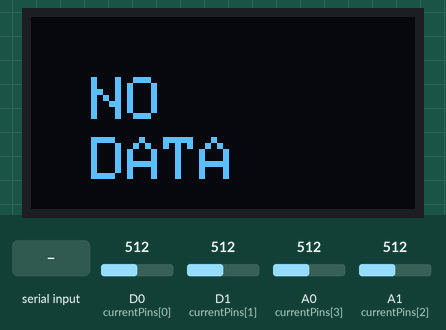
Simulated run of this sketch. Board: STM32 Nucleo. On the bench: 128×64 one-colour display. Inputs (shaded band) come from the test bench; at power-on: D0 (currentPins[0]) = 512, D1 (currentPins[1]) = 512, A0 (currentPins[3]) = 512, A1 (currentPins[2]) = 512 (analog values on the 0–1023 scale). The OLED is the two-colour kind (top 16 rows yellow); what the sketch prints to the serial monitor is not drawn.

Above: at 8.4 s.
8.5 s: "$ESP\n" received over the second serial link
At 10.5 s:
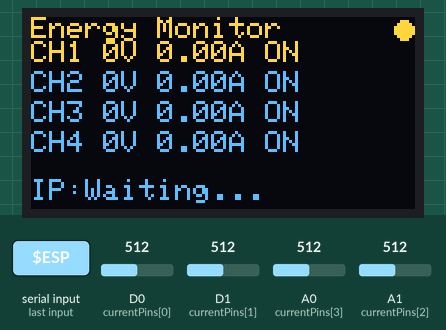
11.5 s: "CAL,1\n" received over Serial
13.1 s: "$ESP,45\n" received over the second serial link
At 14.9 s:
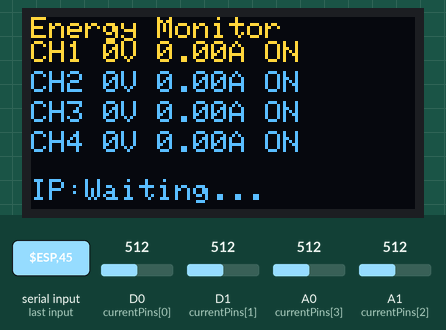
15.1 s: "$ESP90\n" received over the second serial link
16.7 s: "SHOW,1\n" received over Serial
Timing chart, 0 to 19.5 s (numbered marks = the images above; inputs shaded):
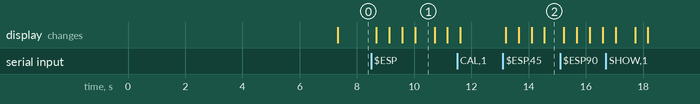

Measured:
- after the input at 8.5 s, the display: first changes after 0.18 s (image 1 shows a later state)
- after the input at 13.1 s, the display: first changes after 0.10 s (image 2 shows a later state)
- what the display in image 1 shows lasts 0.7 s, from 10.0 s to 10.7 s

The sketch:

STM32.ino
```cpp
// ============================================================
// STM32 Nucleo - 4-Channel Current Sensor + OLED + UART
// With calibration: per-channel gain via serial commands
// ============================================================

#include <Wire.h>
#include <Adafruit_GFX.h>
#include <Adafruit_SSD1306.h>

#define SCREEN_WIDTH 128
#define SCREEN_HEIGHT 64
Adafruit_SSD1306 display(SCREEN_WIDTH, SCREEN_HEIGHT, &Wire, -1);

// ==================== UART ====================
HardwareSerial ESPSerial(PA10, PA9);   // RX=PA10, TX=PA9

// ==================== Current Sensor Pins ====================
const int currentPins[4] = {PA3, PA2, PA1, PA0};

// ==================== Calibration ====================
const float mVperAmp = 185.0;          // for 5A ACS712 (change if you have 20A/30A)
const float ADC_REF = 3.3;
const int ADC_RES = 4096;

// Per‑channel gain (adjust via serial)
float CURRENT_CAL[4] = {1.00, 1.00, 1.00, 1.00};

// ==================== Global Variables ====================
float currentRMS[4] = {0,0,0,0};
float smoothI[4] = {0,0,0,0};
const float alpha = 0.85;

float voltage[4] = {0,0,0,0};
bool relay[4] = {1,1,1,1};
float power[4] = {0,0,0,0};
String ipAddress = "Waiting...";

// RMS on‑the‑fly
float iSumSq[4] = {0,0,0,0};
int iSampleCount[4] = {0,0,0,0};
const int I_SAMPLES = 2000;
unsigned long sampleTimer = 0;

float iDCOffset[4] = {0,0,0,0};

String dataStr = "";
unsigned long lastReceive = 0;
unsigned long lastSend = 0;

// ==================== Setup ====================
void setup() {
  Serial.begin(115200);
  ESPSerial.begin(115200);

  analogReadResolution(12);

  Wire.setSDA(PB9);
  Wire.setSCL(PB8);
  Wire.begin();

  if (!display.begin(SSD1306_SWITCHCAPVCC, 0x3C)) while(1);
  display.clearDisplay();
  display.setTextColor(SSD1306_WHITE);
  display.setTextSize(1);
  display.setCursor(0,0);
  display.println("STM32 Ready");
  display.display();

  calibrateOffsets();

  Serial.println("STM32 ready.");
  Serial.println("Commands: CAL<ch> <gain>  e.g. CAL1 1.05");
  Serial.println("          SHOW              print current values");
  Serial.println("          RESET             reset all gains to 1.00");
}

// ==================== Main Loop ====================
void loop() {
  // 1. Sample current at 1 kHz
  if (micros() - sampleTimer >= 1000) {
    sampleTimer = micros();
    for (int ch = 0; ch < 4; ch++) {
      int raw = analogRead(currentPins[ch]);
      float v = (raw / (float)ADC_RES) * ADC_REF - iDCOffset[ch];
      iSumSq[ch] += v * v;
      iSampleCount[ch]++;
      if (iSampleCount[ch] >= I_SAMPLES) {
        float iRms = sqrt(iSumSq[ch] / I_SAMPLES);
        float iReal = iRms / (mVperAmp / 1000.0);
        if (iReal < 0.01) iReal = 0.0;
        if (smoothI[ch] == 0) smoothI[ch] = iReal;
        else smoothI[ch] = alpha * iReal + (1 - alpha) * smoothI[ch];
        currentRMS[ch] = smoothI[ch] * CURRENT_CAL[ch];
        power[ch] = voltage[ch] * currentRMS[ch];
        iSumSq[ch] = 0;
        iSampleCount[ch] = 0;
      }
    }
  }

  // 2. Send current to ESP32 every 200ms
  if (millis() - lastSend >= 200) {
    char buf[60];
    char s1[10], s2[10], s3[10], s4[10];
    dtostrf(currentRMS[0], 6, 3, s1);
    dtostrf(currentRMS[1], 6, 3, s2);
    dtostrf(currentRMS[2], 6, 3, s3);
    dtostrf(currentRMS[3], 6, 3, s4);
    sprintf(buf, "$CUR,%s,%s,%s,%s\n", s1, s2, s3, s4);
    ESPSerial.print(buf);
    lastSend = millis();
  }

  // 3. Receive from ESP32
  while (ESPSerial.available()) {
    char c = ESPSerial.read();
    if (c == '\n') {
      dataStr.trim();
      if (dataStr.length() > 0) {
        Serial.print("Received -> ");
        Serial.println(dataStr);
        if (dataStr.startsWith("$ESP")) {
          parseVoltageRelay(dataStr);
          lastReceive = millis();
        }
      }
      dataStr = "";
    } else if (c != '\r') {
      dataStr += c;
    }
  }

  // 4. Update OLED
  static unsigned long lastDisplay = 0;
  if (millis() - lastDisplay >= 200) {
    updateDisplay();
    lastDisplay = millis();
  }

  // 5. Handle serial commands
  handleSerialCommands();
}

// ==================== Calibration (zero offset) ====================
void calibrateOffsets() {
  Serial.println("Calibrating offsets... (NO LOAD)");
  const int calSamples = 5000;
  float iSum[4] = {0,0,0,0};
  for (int i = 0; i < calSamples; i++) {
    for (int ch = 0; ch < 4; ch++) {
      int raw = analogRead(currentPins[ch]);
      float v = (raw / (float)ADC_RES) * ADC_REF;
      iSum[ch] += v;
    }
    delayMicroseconds(1000);
  }
  for (int ch = 0; ch < 4; ch++) {
    iDCOffset[ch] = iSum[ch] / calSamples;
    Serial.printf("CH%d offset = %.3f V\n", ch+1, iDCOffset[ch]);
  }
  Serial.println("Zero offset calibration done.");
}

// ==================== Serial Commands ====================
void handleSerialCommands() {
  if (Serial.available()) {
    String cmd = Serial.readStringUntil('\n');
    cmd.trim();

    if (cmd.startsWith("CAL")) {
      // Format: CAL1 1.05
      int ch = cmd.substring(3,4).toInt() - 1;
      if (ch >= 0 && ch < 4) {
        float val = cmd.substring(5).toFloat();
        if (val > 0) {
          CURRENT_CAL[ch] = val;
          Serial.printf("CH%d gain set to %.3f\n", ch+1, CURRENT_CAL[ch]);
        } else {
          Serial.println("Invalid gain (must be > 0)");
        }
      } else {
        Serial.println("Invalid channel (1-4)");
      }
    }
    else if (cmd == "SHOW") {
      debugPrintCurrent();
    }
    else if (cmd == "RESET") {
      for (int i = 0; i < 4; i++) CURRENT_CAL[i] = 1.00;
      Serial.println("All gains reset to 1.00");
    }
    else {
      Serial.println("Commands: CAL<ch> <gain>  e.g. CAL1 1.05");
      Serial.println("          SHOW              print current values");
      Serial.println("          RESET             reset all gains");
    }
  }
}

// ==================== Debug Print ====================
void debugPrintCurrent() {
  Serial.println("=== Current Readings ===");
  for (int ch = 0; ch < 4; ch++) {
    float rawA = currentRMS[ch] / CURRENT_CAL[ch];
    Serial.printf("CH%d: raw=%.3f A, calibrated=%.3f A, gain=%.3f\n",
                  ch+1, rawA, currentRMS[ch], CURRENT_CAL[ch]);
  }
  Serial.println();
}

// ==================== Parse $ESP ====================
void parseVoltageRelay(String data) {
  int first = data.indexOf(',');
  if (first == -1) return;
  int second = data.indexOf(',', first + 1);
  if (second == -1) return;
  ipAddress = data.substring(first + 1, second);
  int start = second + 1;
  float values[8];
  for (int i = 0; i < 8; i++) {
    int comma = data.indexOf(',', start);
    if (comma == -1) {
      if (i == 7) values[i] = data.substring(start).toFloat();
      break;
    }
    values[i] = data.substring(start, comma).toFloat();
    start = comma + 1;
  }
  for (int ch = 0; ch < 4; ch++) {
    voltage[ch] = values[ch];
    relay[ch] = (values[ch + 4] > 0.5);
  }
}

// ==================== OLED Update ====================
void updateDisplay() {
  display.clearDisplay();
  display.setTextSize(1);
  display.setTextColor(SSD1306_WHITE);

  bool connected = (millis() - lastReceive < 3000);

  if (connected) {
    if ((millis() / 500) % 2 == 0) display.fillCircle(124,4,3,SSD1306_WHITE);
    display.setCursor(0,0); display.println("Energy Monitor");
    for (int ch=0; ch<4; ch++) {
      int y = 8 + ch*10;
      display.setCursor(0,y);
      display.print("CH"); display.print(ch+1);
      display.print(" "); display.print(voltage[ch],0); display.print("V ");
      display.print(currentRMS[ch],2); display.print("A ");
      display.print(relay[ch] ? "ON " : "OFF");
    }
    display.setCursor(0,54); display.print("IP:"); display.print(ipAddress);
  } else {
    display.setTextSize(2);
    display.setCursor(20,20); display.println("NO");
    display.setCursor(20,40); display.println("DATA");
  }
  display.display();
}
```
